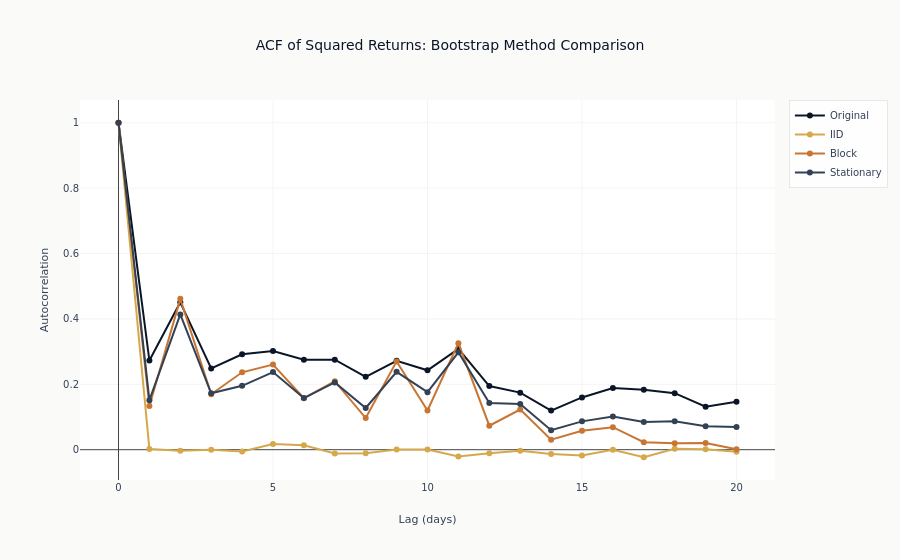

Notebook cell for this chart:
### Markdown cell above
## Autocorrelation Preservation

The key difference between bootstrap methods is how they handle **temporal
dependence**. We measure this via autocorrelation of **squared returns**
(signature of volatility clustering).

### Code cell
# Compute ACF for squared returns
n_lags = 20
fig = go.Figure()

bootstrap_colors = [COLORS["blue"], COLORS["amber"], COLORS["copper"], COLORS["neutral"]]

for idx, (name, sample) in enumerate(bootstrap_samples.items()):
    squared = sample**2
    acf_values = acf(squared, nlags=n_lags, fft=True)
    fig.add_trace(
        go.Scatter(
            x=list(range(n_lags + 1)),
            y=acf_values,
            mode="lines+markers",
            name=name,
            line=dict(color=bootstrap_colors[idx]),
        )
    )

fig.update_layout(
    title="ACF of Squared Returns: Bootstrap Method Comparison",
    xaxis_title="Lag (days)",
    yaxis_title="Autocorrelation",
)
fig.show()

### Figure 1 — Plotly figure (JSON) as saved in the notebook; plotly's stock layout.template omitted (floating-point values rounded to 4 significant figures)
{"data": [{"line": {"color": "#0a1628"}, "mode": "lines+markers", "name": "Original", "type": "scatter", "x": [0, 1, 2, 3, 4, 5, 6, 7, 8, 9, 10, 11, 12, 13, 14, 15, 16, 17, 18, 19, 20], "y": [1.0, 0.2727, 0.4508, 0.2484, 0.292, 0.3017, 0.2754, 0.2753, 0.2229, 0.272, 0.2428, 0.3082, 0.1945, 0.1745, 0.1196, 0.1599, 0.1889, 0.1833, 0.1728, 0.1315, 0.147]}, {"line": {"color": "#D4A84B"}, "mode": "lines+markers", "name": "IID", "type": "scatter", "x": [0, 1, 2, 3, 4, 5, 6, 7, 8, 9, 10, 11, 12, 13, 14, 15, 16, 17, 18, 19, 20], "y": [1.0, 0.00214, -0.002968, -0.0002847, -0.005662, 0.01711, 0.01382, -0.01156, -0.01087, 0.000821, 0.0002052, -0.02069, -0.01093, -0.003581, -0.01341, -0.018, -0.0004616, -0.02312, 0.003038, 0.001066, -0.006282]}, {"line": {"color": "#C87533"}, "mode": "lines+markers", "name": "Block", "type": "scatter", "x": [0, 1, 2, 3, 4, 5, 6, 7, 8, 9, 10, 11, 12, 13, 14, 15, 16, 17, 18, 19, 20], "y": [1.0, 0.1334, 0.4613, 0.1696, 0.2367, 0.2603, 0.1574, 0.2094, 0.09677, 0.2701, 0.12, 0.3259, 0.07332, 0.1227, 0.03067, 0.05816, 0.06885, 0.02284, 0.01998, 0.0202, 0.001295]}, {"line": {"color": "#334155"}, "mode": "lines+markers", "name": "Stationary", "type": "scatter", "x": [0, 1, 2, 3, 4, 5, 6, 7, 8, 9, 10, 11, 12, 13, 14, 15, 16, 17, 18, 19, 20], "y": [1.0, 0.1514, 0.4138, 0.1724, 0.1953, 0.2375, 0.1578, 0.2056, 0.1275, 0.2381, 0.1758, 0.2979, 0.1426, 0.1394, 0.0596, 0.08664, 0.1018, 0.0849, 0.08729, 0.07155, 0.06927]}], "layout": {"title": {"text": "ACF of Squared Returns: Bootstrap Method Comparison"}, "xaxis": {"title": {"text": "Lag (days)"}}, "yaxis": {"title": {"text": "Autocorrelation"}}}}
